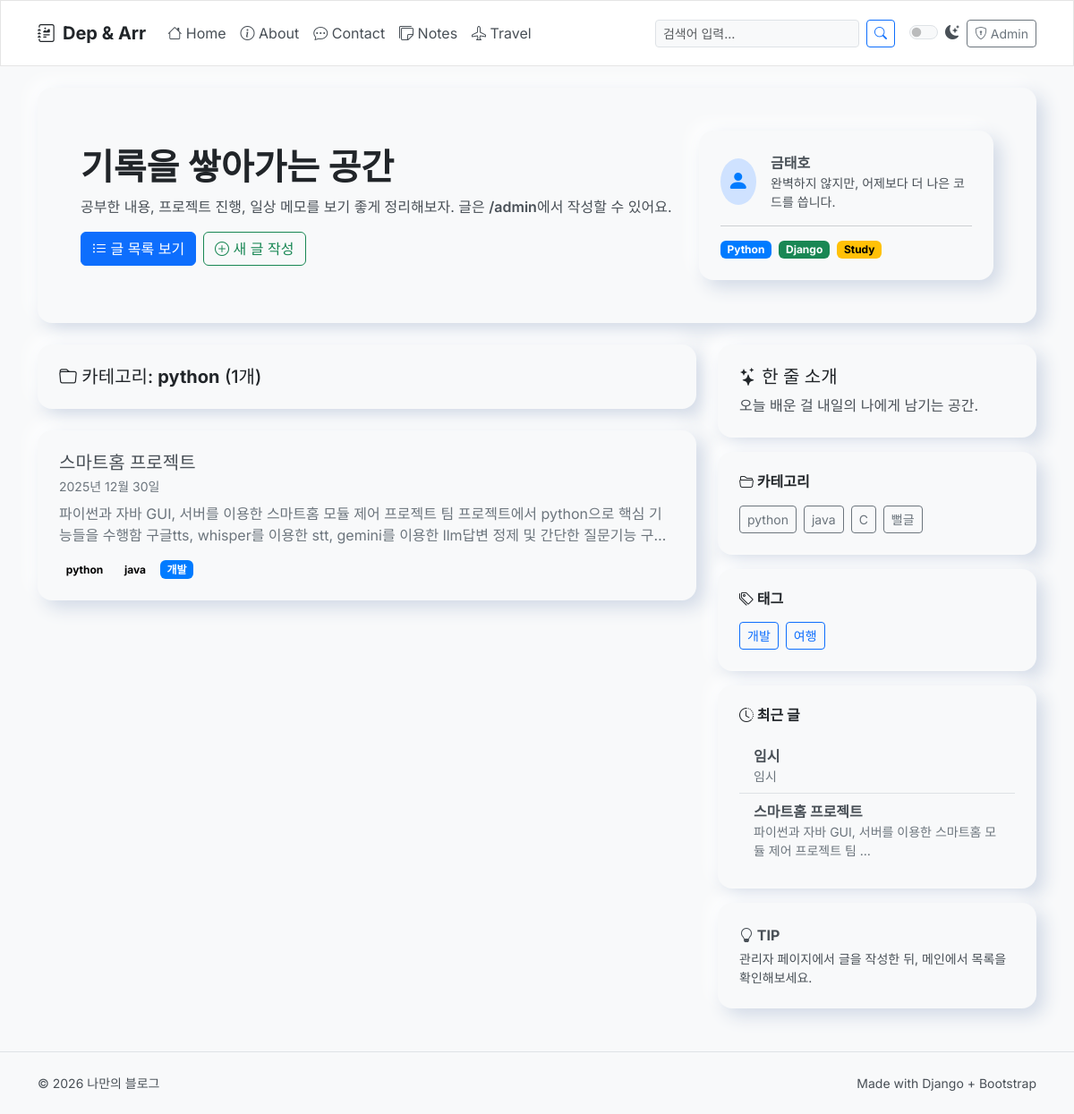
The page /category/python/ on the database its author committed.
### blog/models.py (models this page shows, shortened)
class Category(models.Model):
    name = models.CharField(max_length=100, unique=True)
    class Meta:
        verbose_name_plural = "Categories"

class Post(models.Model):
    title = models.CharField(max_length=200)
    content = models.TextField()
    created_at = models.DateTimeField(default=timezone.now)
    categories = models.ManyToManyField(Category, related_name="posts")
    tags = models.ManyToManyField(Tag, related_name='posts', blank=True)
    likes = models.ManyToManyField(User, related_name='liked_posts', blank=True)
    anonymous_likes = models.IntegerField(default=0)

class Tag(models.Model):
    name = models.CharField(max_length=100, unique=True)

### blog/views.py (the view)
# urls.py: path("category/<str:category_name>/", views.post_list, name="posts_by_category"),
def post_list(request, category_name=None):
    search_query = request.GET.get('q', '')
    category = None
    post_list = Post.objects.all()
    if category_name:
        category = get_object_or_404(Category, name=category_name)
        post_list = post_list.filter(categories=category)
    if search_query:
        post_list = post_list.filter(
            Q(title__icontains=search_query) | Q(content__icontains=search_query)
        ).distinct()
    post_list = post_list.prefetch_related('categories', 'tags').order_by("-created_at")
    paginator = Paginator(post_list, 5) # 5 posts in each page
    page = request.GET.get('page')
    try:
        posts = paginator.page(page)
    except PageNotAnInteger:
        posts = paginator.page(1)
    except EmptyPage:
        posts = paginator.page(paginator.num_pages)
    travels = Travel.objects.all().order_by('-created_at')
    return render(request, "blog/post_list.html", {
        "posts": posts,
        "page": page,
        "category": category,
        "search_query": search_query,
        "travels": travels,
    })

### blog/context_processors.py (called while the page is built)
def all_categories(request):
    all_categories = cache.get('all_categories')
    if not all_categories:
        all_categories = Category.objects.all()
        cache.set('all_categories', all_categories, 900)  # Cache for 15 minutes
    return {
        'all_categories': all_categories
    }

def all_tags(request):
    all_tags = cache.get('all_tags')
    if not all_tags:
        all_tags = Tag.objects.filter(
            Q(posts__isnull=False) | Q(travels__isnull=False)
        ).distinct()
        cache.set('all_tags', all_tags, 900)  # Cache for 15 minutes
    return {
        'all_tags': all_tags
    }

### blog/templatetags/blog_tags.py (called while the page is built)
@register.inclusion_tag('blog/partials/recent_posts.html')
def show_recent_posts(count=5):
    recent_posts = cache.get('recent_posts')
    if not recent_posts:
        recent_posts = Post.objects.prefetch_related('categories').order_by('-created_at')[:count]
        cache.set('recent_posts', recent_posts, 300)  # Cache for 5 minutes
    return {'recent_posts': recent_posts}

### blog/templates/blog/post_list.html (shortened to what this page needs)
{% extends "blog/base.html" %}
{% block content %}
  {% if search_query %}
    <div class="nm-card mb-4">
      <h5 class="mb-0">
        <i class="bi bi-search"></i>
        '{{ search_query }}'에 대한 검색 결과 ({{ posts.paginator.count }}개)
      </h5>
    </div>
  {% elif category %}
    <div class="nm-card mb-4">
      <h5 class="mb-0">
        <i class="bi bi-folder"></i>
        카테고리: <strong>{{ category.name }}</strong> ({{ posts.paginator.count }}개)
      </h5>
    </div>
  {% endif %}
    {% for post in posts %}
        <div class="nm-card mb-3 position-relative">
          <h2 class="h5 mb-1">{{ post.title }}</h2>
          <p class="small text-secondary mb-2">{{ post.created_at|date:"Y년 n월 j일" }}</p>
          <div class="text-secondary text-truncate-2">
              {{ post.content|striptags }}
          </div>
          <div class="mt-3 d-flex flex-wrap gap-2">
            {% for cat in post.categories.all %}
              <a href="{% url 'blog:posts_by_category' cat.name %}" class="badge text-bg-light text-decoration-none position-relative" style="z-index: 1;">{{ cat.name }}</a>
            {% endfor %}
            {% for tag in post.tags.all %}
              <a href="{% url 'blog:posts_by_tag' tag.name %}" class="badge text-bg-primary text-decoration-none position-relative" style="z-index: 1;">{{ tag.name }}</a>
            {% endfor %}
          </div>
        </div>
    {% endfor %}
{% endblock %}

### blog/templates/blog/base.html (shortened to what this page needs)
{% load blog_tags %}
<!doctype html>
<html lang="ko" data-bs-theme="light">
<head>
  <link href="https://cdn.jsdelivr.net/npm/bootstrap@5.3.3/dist/css/bootstrap.min.css" rel="stylesheet">
  <link rel="stylesheet" href="https://cdn.jsdelivr.net/npm/bootstrap-icons@1.11.3/font/bootstrap-icons.min.css">
</head>
<body>
<nav class="navbar navbar-expand-lg border-bottom sticky-top">
  <div class="container py-2">
    <a class="navbar-brand fw-bold d-flex align-items-center gap-2" href="{% url 'blog:post_list' %}">
      <i class="bi bi-journal-richtext"></i>
      <span>Dep & Arr</span>
    </a>
    <div class="collapse navbar-collapse" id="topNav">
      <ul class="navbar-nav me-auto mb-2 mb-lg-0">
        <li class="nav-item">
          <a class="nav-link" href="{% url 'blog:post_list' %}"><i class="bi bi-house"></i> Home</a>
        </li>
        <li class="nav-item">
          <a class="nav-link" href="{% url 'pages:about' %}"><i class="bi bi-info-circle"></i> About</a>
        </li>
        <li class="nav-item">
          <a class="nav-link" href="{% url 'pages:contact' %}"><i class="bi bi-chat-dots"></i> Contact</a>
        </li>
        <li class="nav-item">
          <a class="nav-link" href="{% url 'notes:note_list' %}"><i class="bi bi-stickies"></i> Notes</a>
        </li>
        <li class="nav-item">
          <a class="nav-link" href="{% url 'travel:travel_list' %}"><i class="bi bi-airplane"></i> Travel</a>
        </li>
      </ul>
      <form class="d-flex me-lg-3 my-2 my-lg-0" role="search" method="get" action="">
        <input class="form-control form-control-sm" type="search" name="q" placeholder="검색어 입력…" aria-label="Search">
        <button class="btn btn-outline-primary btn-sm ms-2" type="submit">
          <i class="bi bi-search"></i>
        </button>
      </form>
      <div class="d-flex align-items-center gap-2">
        <div class="form-check form-switch">
          <input class="form-check-input" type="checkbox" role="switch" id="theme-switcher">
          <label class="form-check-label" for="theme-switcher">
            <i class="bi bi-moon-stars-fill"></i>
          </label>
        </div>
        <a class="btn btn-outline-secondary btn-sm" href="{% url 'admin:index' %}">
          <i class="bi bi-shield-lock"></i> Admin
        </a>
      </div>
    </div>
  </div>
</nav>
<header class="container py-4">
  <div class="nm-card p-4 p-md-5">
    <div class="row align-items-center g-3">
      <div class="col-md-8">
        <h1 class="display-6 fw-bold mb-2">기록을 쌓아가는 공간</h1>
        <p class="mb-3">
          공부한 내용, 프로젝트 진행, 일상 메모를 보기 좋게 정리해보자.
          글은 <span class="fw-semibold">/admin</span>에서 작성할 수 있어요.
        </p>
        <div class="d-flex flex-wrap gap-2">
          <a class="btn btn-primary" href="{% url 'blog:post_list' %}">
            <i class="bi bi-list-ul"></i> 글 목록 보기
          </a>
          <a class="btn btn-outline-success" href="{% url 'admin:blog_post_add' %}">
            <i class="bi bi-plus-circle"></i> 새 글 작성
          </a>
        </div>
      </div>
      <div class="col-md-4">
        <div class="nm-card">
          <div class="d-flex align-items-center gap-3">
            <div class="rounded-circle bg-primary-subtle d-flex align-items-center justify-content-center" style="width:52px;height:52px;">
              <i class="bi bi-person-fill text-primary fs-4"></i>
            </div>
            <div>
              <div class="fw-bold">금태호</div>
              <div class="small">완벽하지 않지만, 어제보다 더 나은 코드를 씁니다.</div>
            </div>
          </div>
          <hr class="my-3">
          <div class="d-flex gap-2">
            <span class="badge text-bg-primary">Python</span>
            <span class="badge text-bg-success">Django</span>
            <span class="badge text-bg-warning">Study</span>
          </div>
        </div>
      </div>
    </div>
  </div>
</header>
<main class="container pb-5">
  <div class="row g-4">
    <section class="col-lg-8">
      {% block content %}{% endblock %}
    </section>
    <aside class="col-lg-4">
      <div class="nm-card mb-3">
        <h5 class="card-title mb-2"><i class="bi bi-stars"></i> 한 줄 소개</h5>
        <p class="mb-0">
          오늘 배운 걸 내일의 나에게 남기는 공간.
        </p>
      </div>
      <div class="nm-card mb-3">
        <h6 class="fw-bold mb-3"><i class="bi bi-folder2-open"></i> 카테고리</h6>
        <div class="d-flex flex-wrap gap-2">
          {% for category in all_categories %}
            <a class="btn btn-outline-secondary btn-sm" href="{% url 'blog:posts_by_category' category.name %}">{{ category.name }}</a>
          {% empty %}
            <p class="small">카테고리가 없습니다.</p>
          {% endfor %}
        </div>
      </div>
      <div class="nm-card mb-3">
        <h6 class="fw-bold mb-3"><i class="bi bi-tags"></i> 태그</h6>
        <div class="d-flex flex-wrap gap-2">
          {% for tag in all_tags %}
            <a class="btn btn-outline-primary btn-sm" href="{% url 'blog:posts_by_tag' tag.name %}">{{ tag.name }}</a>
          {% empty %}
            <p class="small">태그가 없습니다.</p>
          {% endfor %}
        </div>
      </div>
      <div class="nm-card mb-3">
        <h6 class="fw-bold mb-3"><i class="bi bi-clock-history"></i> 최근 글</h6>
        {% show_recent_posts 5 %}
      </div>
      <div class="nm-card mb-0">
        <div class="fw-bold mb-1"><i class="bi bi-lightbulb"></i> TIP</div>
        <div class="small">
          관리자 페이지에서 글을 작성한 뒤, 메인에서 목록을 확인해보세요.
        </div>
      </div>
    </aside>
  </div>
</main>
<footer class="border-top">
  <div class="container py-4 d-flex flex-column flex-md-row justify-content-between gap-2">
    <div class="small">© {% now "Y" %} 나만의 블로그</div>
    <div class="small">
      Made with Django + Bootstrap
    </div>
  </div>
</footer>
</body>
</html>

### blog/templates/blog/partials/recent_posts.html
<div class="list-group list-group-flush">
  {% for post in recent_posts %}
    <a href="{% url 'blog:post_detail' post.pk %}" class="list-group-item list-group-item-action">
      <div class="fw-semibold text-truncate">{{ post.title }}</div>
      <div class="text-secondary small text-truncate-2">{{ post.content|striptags|truncatewords:10 }}</div>
    </a>
  {% empty %}
    <div class="list-group-item">
      <p class="mb-0 text-secondary">아직 작성된 글이 없습니다.</p>
    </div>
  {% endfor %}
</div>

### blog/templates/blog/base.html (style rules this page uses)
:root { --accent-color: #007bff; --heading-color: #212529; --body-text-color: #495057; --body-bg-color: #f8f9fa; --card-bg-color: #ffffff; --card-border-color: rgba(0, 0, 0, 0.1); --neumorphic-shadow-light: 8px 8px 20px #d1d9e6, -8px -8px 20px #ffffff; --bs-body-bg: var(--body-bg-color); --bs-body-color: var(--body-text-color); --bs-card-bg: var(--card-bg-color); --bs-card-border-color: var(--card-border-color); --bs-primary: var(--accent-color); --bs-primary-rgb: 0, 123, 255; --bs-primary-subtle: #e6f2ff; --bs-primary-text: #004a99; --bs-border-radius-xl: 1rem; }
body { font-family: 'Inter', sans-serif; background-color: var(--bs-body-bg); color: var(--bs-body-color); transition: background-color .2s ease, color .2s ease; }
a { color: var(--bs-primary); text-decoration: none; }
.navbar-nav .nav-link { color: var(--body-text-color); }
h1, h2, h3, h4, h5, h6, .navbar-brand, .card-title, .display-6 { color: var(--heading-color); }
.navbar, .footer { background-color: var(--bs-card-bg) !important; border: 1px solid var(--bs-card-border-color); transition: background-color .2s ease, border-color .2s ease; }
.navbar { border-bottom: 1px solid var(--bs-card-border-color) !important; }
.text-truncate-2 { display: -webkit-box; -webkit-line-clamp: 2; -webkit-box-orient: vertical; overflow: hidden; }
.nm-card { background: var(--bs-body-bg); border-color: transparent; border-radius: var(--bs-border-radius-xl); box-shadow: var(--neumorphic-shadow-light); transition: box-shadow .2s ease-in-out, transform .15s ease; padding: 1.5rem; }

### rows shown on the page
Category: name "python"
Post: title "스마트홈 프로젝트", created_at "2025년 12월 30일", content "파이썬과 자바 GUI, 서버를 이용한 스마트홈 모듈 제어 프로젝트 팀 프로젝트에서 python으로 핵심 기능들을 수행함 구글tts, whisper를 이용한 stt, gemini를 이용한 llm답변 정제 및 간단한 질문기능…", content "파이썬과 자바 GUI, 서버를 이용한 스마트홈 모듈 제어 프로젝트 팀 …"
Category: name "java"
Tag: name "개발"
Category: name "C"
Category: name "뻘글"
Tag: name "여행"
Post: title "임시", content "임시"

### other values the page prints
{{ posts.paginator.count }} "1"
